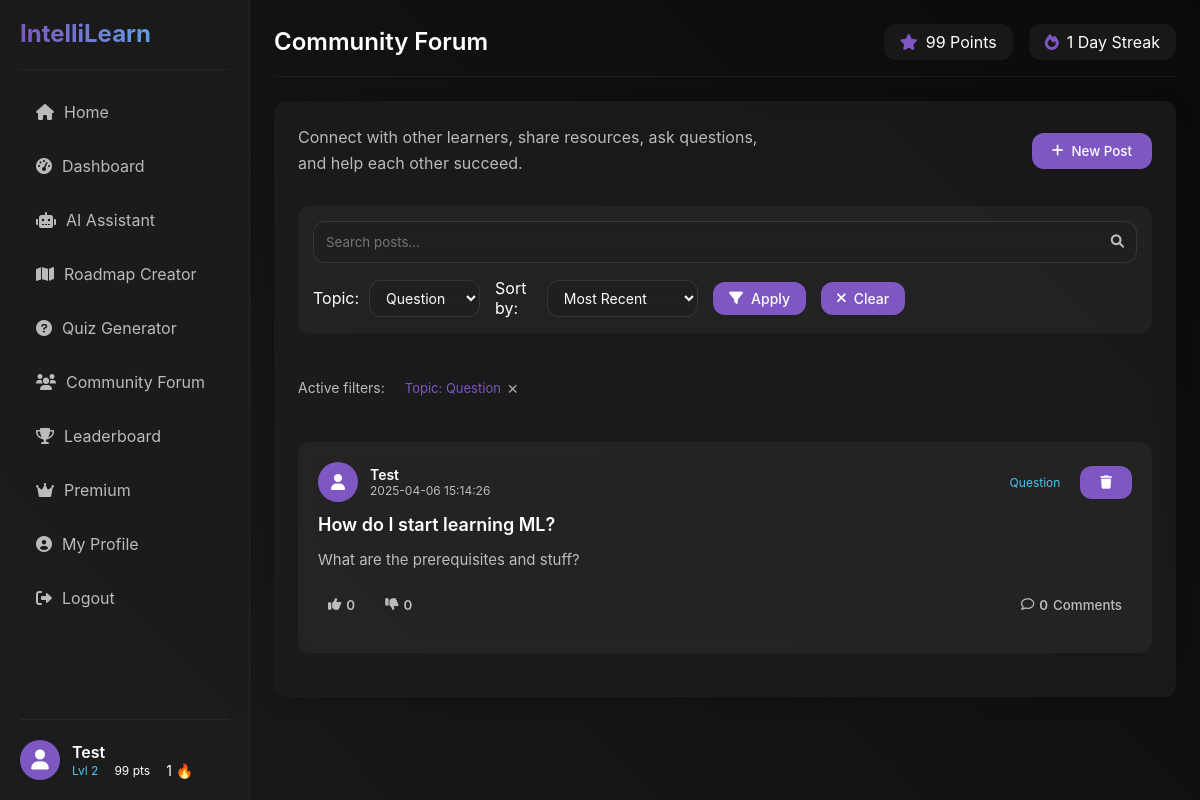
The app's page /forum?topic=Question (signed in) with its own data.
### models.py (models this page shows, shortened)
class User(db.Model):
    __tablename__ = 'users'
    id = db.Column(db.Integer, primary_key=True)
    username = db.Column(db.String(50), unique=True, nullable=False)
    password = db.Column(db.String(100), nullable=False)
    points = db.Column(db.Integer, default=0)
    level = db.Column(db.Integer, default=1)
    streak = db.Column(db.Integer, default=0)
    completed_topics = db.Column(db.Text, default='[]')  # JSON string of completed topics
    is_premium = db.Column(db.Boolean, default=False)
    premium_until = db.Column(db.DateTime, nullable=True)
    created_at = db.Column(db.DateTime, default=datetime.datetime.utcnow)
    education_level = db.Column(db.String(100), nullable=True)  # e.g., High School, Bachelor's, Master's
    field_of_study = db.Column(db.String(100), nullable=True)  # e.g., Computer Science, Biology
    current_courses = db.Column(db.Text, default='[]')  # JSON string of current courses
    learning_goals = db.Column(db.Text, nullable=True)  # Learning objectives
    career_goals = db.Column(db.String(200), nullable=True)  # Career aspirations
    preferred_learning_style = db.Column(db.String(50), nullable=True)  # e.g., Visual, Auditory, Reading/Writing
    roadmaps = db.relationship('Roadmap', backref='creator', lazy=True)
    forum_posts = db.relationship('ForumPost', backref='author', lazy=True)
    forum_comments = db.relationship('ForumComment', backref='author', lazy=True)
    chat_messages = db.relationship('ChatMessage', backref='user', lazy=True)
    def get_completed_topics(self):
        if self.completed_topics:
            return json.loads(self.completed_topics)
        return []
    def get_current_courses(self):
        if self.current_courses:
            return json.loads(self.current_courses)
        return []
    def to_dict(self):
        return {
            'id': self.id,
            'username': self.username,
            'points': self.points,
            'level': self.level,
            'streak': self.streak,
            'completed_topics': self.get_completed_topics(),
            'is_premium': self.is_premium,
            'premium_until': self.premium_until.isoformat() if self.premium_until else None,
            'education_level': self.education_level,
            'field_of_study': self.field_of_study,
            'current_courses': self.get_current_courses(),
            'learning_goals': self.learning_goals,
            'career_goals': self.career_goals,
            'preferred_learning_style': self.preferred_learning_style
        }

class ForumPost(db.Model):
    __tablename__ = 'forum_posts'
    id = db.Column(db.Integer, primary_key=True)
    title = db.Column(db.String(200), nullable=False)
    content = db.Column(db.Text, nullable=False)
    author_id = db.Column(db.Integer, db.ForeignKey('users.id'), nullable=False)
    topic = db.Column(db.String(50), nullable=True)  # New field for post topic
    created_at = db.Column(db.DateTime, default=datetime.datetime.utcnow)
    has_image = db.Column(db.Boolean, default=False)
    image_path = db.Column(db.String(255), nullable=True)
    likes = db.Column(db.Integer, default=0)
    dislikes = db.Column(db.Integer, default=0)
    comments = db.relationship('ForumComment', backref='post', lazy=True, cascade='all, delete-orphan')
    reactions = db.relationship('ForumReaction', backref='post', lazy=True, cascade='all, delete-orphan')
    def to_dict(self):
        return {
            'id': self.id,
            'title': self.title,
            'content': self.content,
            'author': self.author.username,
            'author_id': self.author_id,
            'topic': self.topic,  # Include topic in dict
            'timestamp': self.created_at.timestamp(),
            'has_image': self.has_image,
            'image_path': self.image_path,
            'likes': self.likes,
            'dislikes': self.dislikes,
            'comments': [comment.to_dict() for comment in self.comments]
        }

### app.py (the view, shortened to what this page needs)
@app.route('/forum')
def forum():
    search_query = request.args.get('search', '').strip()
    filter_topic = request.args.get('topic', '').strip()
    sort_by = request.args.get('sort', 'recent')  # 'recent', 'popular', 'likes'
    query = ForumPost.query.distinct(ForumPost.id)
    if search_query:
        query = query.filter(ForumPost.title.ilike(f'%{search_query}%') |
                             ForumPost.content.ilike(f'%{search_query}%'))
    if filter_topic:
        query = query.filter(ForumPost.topic == filter_topic)
    if sort_by == 'recent':
        query = query.order_by(ForumPost.created_at.desc())
    elif sort_by == 'popular':
        query = query.order_by(db.func.count(ForumComment.id).desc(), ForumPost.created_at.desc())
        query = query.outerjoin(ForumComment).group_by(ForumPost.id)
    elif sort_by == 'likes':
        query = query.order_by(ForumPost.likes.desc(), ForumPost.created_at.desc())
    posts = query.all()
    post_dicts = []
    all_topics = db.session.query(ForumPost.topic).distinct().filter(ForumPost.topic != None, ForumPost.topic != '').all()
    topics = [topic[0] for topic in all_topics]
    current_user_id = None
    if 'username' in session:
        user = User.query.filter_by(username=session['username']).first()
        if user:
            current_user_id = user.id
    for post in posts:
        post_dict = post.to_dict()
        if current_user_id:
            user_post_reaction = ForumReaction.query.filter_by(
                user_id=current_user_id,
                post_id=post.id
            ).first()
            if user_post_reaction:
                post_dict['user_reaction'] = user_post_reaction.reaction_type
            else:
                post_dict['user_reaction'] = None
        post_dicts.append(post_dict)
    return render_template('forum.html',
                          posts=post_dicts,
                          topics=topics,
                          current_topic=filter_topic,
                          current_search=search_query,
                          current_sort=sort_by)

### templates/forum.html (shortened to what this page needs)
{% extends "base.html" %}
{% block page_title %}Community Forum{% endblock %}
{% block content %}
<div class="forum-container">
    <div class="forum-header">
        <div class="header-info">
            <p>Connect with other learners, share resources, ask questions, and help each other succeed.</p>
        </div>
        {% if 'username' in session %}
        <button class="btn btn-primary" id="new-post-btn">
            <i class="fas fa-plus"></i> New Post
        </button>
        {% else %}
        <a href="{{ url_for('login') }}" class="btn btn-primary">
            <i class="fas fa-sign-in-alt"></i> Login to Post
        </a>
        {% endif %}
    </div>
    <div class="forum-search-filter">
        <form class="search-form" method="GET" action="{{ url_for('forum') }}">
            <div class="search-container">
                <input type="text" name="search" placeholder="Search posts..." value="{{ current_search }}">
                <button type="submit" class="search-btn">
                    <i class="fas fa-search"></i>
                </button>
            </div>
            <div class="filters-container">
                <div class="filter-group">
                    <label for="filter-topic">Topic:</label>
                    <select id="filter-topic" name="topic" class="filter-select">
                        {% for topic in topics %}
                        <option value="{{ topic }}" {% if current_topic == topic %}selected{% endif %}>{{ topic }}</option>
                        {% endfor %}
                    </select>
                </div>
                <div class="filter-group">
                    <label for="filter-sort">Sort by:</label>
                    <select id="filter-sort" name="sort" class="filter-select">
                        <option value="recent" {% if current_sort == 'recent' %}selected{% endif %}>Most Recent</option>
                    </select>
                </div>
                <button type="submit" class="btn btn-secondary btn-sm">
                    <i class="fas fa-filter"></i> Apply
                </button>
                {% if current_search or current_topic or current_sort != 'recent' %}
                <a href="{{ url_for('forum') }}" class="btn btn-outline btn-sm">
                    <i class="fas fa-times"></i> Clear
                </a>
                {% endif %}
            </div>
        </form>
    </div>
    {% if current_search or current_topic %}
    <div class="active-filters">
        <span class="filters-label">Active filters:</span>
        {% if current_topic %}
        <span class="filter-badge">
            Topic: {{ current_topic }}
            <a href="{{ url_for('forum', search=current_search, sort=current_sort) }}" class="remove-filter">×</a>
        </span>
        {% endif %}
    </div>
    {% endif %}
    <div id="forum-posts" class="posts-container">
        {% if posts %}
            {% for post in posts %}
            <div class="forum-post">
                <div class="post-header">
                    <div class="post-author">
                        <div class="author-avatar">
                            <i class="fas fa-user"></i>
                        </div>
                        <div class="author-info">
                            <div class="author-name">{{ post.author }}</div>
                            <div class="post-time" data-timestamp="{{ post.timestamp }}">{{ post.timestamp|timestamp_format }}</div>
                        </div>
                    </div>
                    {% if post.topic %}
                    <div class="post-topic">
                        <a href="{{ url_for('forum', topic=post.topic) }}" class="topic-badge">
                            {{ post.topic }}
                        </a>
                    </div>
                    {% endif %}
                    {% if session.username and post.author == session.username %}
                    <div class="post-options">
                        <button class="btn-delete-post" data-post-id="{{ post.id }}">
                            <i class="fas fa-trash"></i>
                        </button>
                    </div>
                    {% endif %}
                </div>
                <h3 class="post-title">{{ post.title }}</h3>
                <div class="post-content">{{ post.content }}</div>
                <div class="post-actions">
                    <div class="reaction-buttons">
                        <button class="btn-action btn-like {% if post.user_reaction == 'like' %}active{% endif %}" data-post-id="{{ post.id }}">
                            <i class="fas fa-thumbs-up"></i> <span class="like-count">{{ post.likes }}</span>
                        </button>
                        <button class="btn-action btn-dislike {% if post.user_reaction == 'dislike' %}active{% endif %}" data-post-id="{{ post.id }}">
                            <i class="fas fa-thumbs-down"></i> <span class="dislike-count">{{ post.dislikes }}</span>
                        </button>
                    </div>
                    <button class="btn-action btn-comments">
                        <i class="far fa-comment"></i> <span class="comment-count">{{ post.comments|length }}</span> Comments
                    </button>
                </div>
            </div>
            {% endfor %}
        {% endif %}
    </div>
</div>
{% endblock %}

### templates/base.html (shortened to what this page needs)
<!DOCTYPE html>
<html lang="en">
<head>
    <link rel="stylesheet" href="{{ url_for('static', filename='css/style.css') }}">
    <link rel="stylesheet" href="https://cdnjs.cloudflare.com/ajax/libs/font-awesome/6.0.0/css/all.min.css">
</head>
<body>
    <div class="app-container">
        <nav class="sidebar">
            <div class="sidebar-header">
                <h1 class="logo">IntelliLearn</h1>
            </div>
            <ul class="sidebar-menu">
                {% if 'username' in session %}
                <li><a href="{{ url_for('dashboard') }}"><i class="fas fa-home"></i> Home</a></li>
                <li><a href="{{ url_for('dashboard') }}"><i class="fas fa-tachometer-alt"></i> Dashboard</a></li>
                <li><a href="{{ url_for('ai_chat') }}"><i class="fas fa-robot"></i> AI Assistant</a></li>
                <li><a href="{{ url_for('roadmap_creator') }}"><i class="fas fa-map"></i> Roadmap Creator</a></li>
                <li><a href="{{ url_for('quiz_generator') }}"><i class="fas fa-question-circle"></i> Quiz Generator</a></li>
                <li><a href="{{ url_for('forum') }}"><i class="fas fa-users"></i> Community Forum</a></li>
                <li><a href="{{ url_for('leaderboard') }}"><i class="fas fa-trophy"></i> Leaderboard</a></li>
                <li><a href="{{ url_for('premium') }}"><i class="fas fa-crown"></i> Premium</a></li>
                <li><a href="{{ url_for('profile') }}"><i class="fas fa-user-circle"></i> My Profile</a></li>
                <li><a href="{{ url_for('logout') }}"><i class="fas fa-sign-out-alt"></i> Logout</a></li>
                {% else %}
                <li><a href="{{ url_for('index') }}"><i class="fas fa-home"></i> Home</a></li>
                <li><a href="{{ url_for('login') }}"><i class="fas fa-sign-in-alt"></i> Login</a></li>
                <li><a href="{{ url_for('signup') }}"><i class="fas fa-user-plus"></i> Sign Up</a></li>
                {% endif %}
            </ul>
            {% if 'username' in session %}
            <a href="{{ url_for('profile') }}" class="user-info-link">
                <div class="user-info">
                    <div class="user-avatar">
                        <i class="fas fa-user"></i>
                    </div>
                    <div class="user-details">
                        <div class="username">{{ user.username }}</div>
                        <div class="user-stats">
                            <span class="user-level" title="Current Level">Lvl {{ user.level }}</span>
                            <span class="user-points" title="Points">{{ user.points }} pts</span>
                            <span class="user-streak" title="Current Streak">{{ user.streak }} 🔥</span>
                        </div>
                    </div>
                </div>
            </a>
            {% endif %}
        </nav>
        <main class="content">
            <div class="content-header">
                <div class="page-title">
                    <h2>{% block page_title %}IntelliLearn{% endblock %}</h2>
                </div>
                {% if 'username' in session %}
                <div class="user-stats">
                    <div class="stat">
                        <i class="fas fa-star"></i>
                        <span>{% if user is defined %}{{ user.points }} Points{% else %}0 Points{% endif %}</span>
                    </div>
                    <div class="stat">
                        <i class="fas fa-fire"></i>
                        <span>{% if user is defined %}{{ user.streak }} Day Streak{% else %}0 Day Streak{% endif %}</span>
                    </div>
                </div>
                {% endif %}
            </div>
            <div class="content-body">
                {% block content %}{% endblock %}
            </div>
        </main>
    </div>
</body>
</html>

### records on screen
User: username "Test"
ForumPost: topic "Question", author "Test", timestamp "2025-04-06 15:14:26", title "How do I start learning ML?", content "What are the prerequisites and stuff?", likes "0", dislikes "0", comments|length "0"

### other values on screen
{{ user.level }} "2"
{{ user.points }} "99"
{{ user.streak }} "1"
form field topic "Question"
